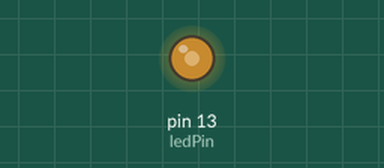
This sketch was run on a simulated Arduino Uno, built with avr-gcc and run on an emulated ATmega328P. Shown: output pins drawn as LEDs (lit = HIGH).

Above: at 0.1 s.
Timing chart, 0 to 1.6 s (numbered marks = the images above):
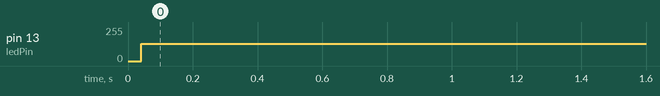

Measured:
- by itself, pin 13 (ledPin): 0/255 → 131/255 at 0.04 s

The sketch:

sin_wave.ino
```cpp
int potPin=0;
int ledPin=13;

byte sin_vave_table[]={
 30,  30,  30,  40,  50,  60,  70,  80,  90, 100,110, 120, 130, 140, 150, 160, 170, 180, 190, 200, 210, 220, 230, 240, 250, 250, 240, 230, 220, 210, 200, 190, 180, 170, 160, 150, 140, 130, 120, 110, 100,  90,  80,  70,  60,  50,  40,  30,  30,  30 
};

int MAX=50;
int count=0;
int val=0;

void setup(){
	pinMode(ledPin,OUTPUT);
}
void loop(){
	analogWrite(ledPin,sin_vave_table[count]);
	count++;
	if(count>MAX){
		count=0;
	}
}
```
